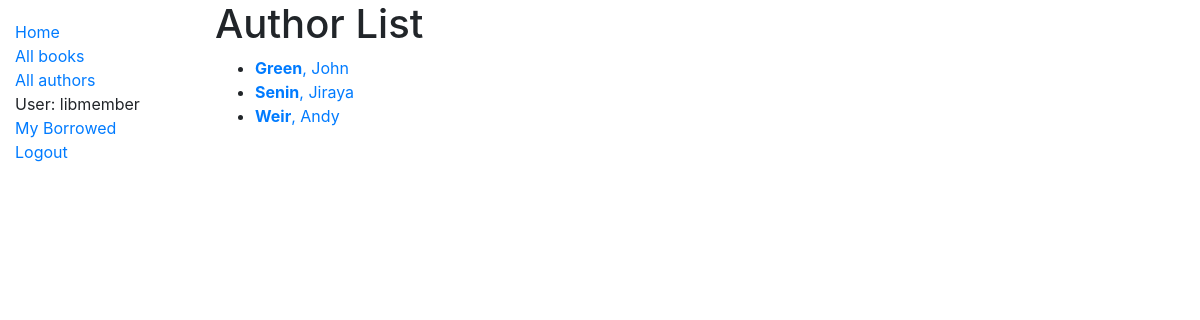
/catalog/authors/ (signed in), run on the app's committed database.
### catalog/models.py (models this page shows, shortened)
class Author(models.Model):
    first_name = models.CharField(max_length=100)
    last_name = models.CharField(max_length=100)
    date_of_birth = models.DateField(blank=True, null=True)
    date_of_death = models.DateField('Deceased', blank=True, null=True)
    class Meta:
        ordering = ['last_name', 'first_name']
    def get_absolute_url(self):
        return reverse("author-detail", args=[str(self.id)])

### catalog/views.py (the view)
# urls.py: path('authors/', views.AuthorListView.as_view(), name='authors'),
class AuthorListView(generic.ListView):
    model = Author
    paginate_by = 10

### catalog/templates/catalog/author_list.html
{% extends "base_generic.html" %}
{% block content %}
  <h1>Author List</h1>
  {% if author_list %}
  <ul>
    {% for author in author_list %}
      <li>
        <a href="{{ author.get_absolute_url }}"><b>{{ author.last_name }}</b>, {{author.first_name}}</a>
      </li>
    {% endfor %}
  </ul>
  {% else %}
    <p>There are no authors in the library.</p>
  {% endif %}
{% endblock %}

### catalog/templates/base_generic.html (shortened to what this page needs)
<!DOCTYPE html>
<html lang="en">
<head>
  <link rel="stylesheet" href="https://stackpath.bootstrapcdn.com/bootstrap/4.1.3/css/bootstrap.min.css">
  {% load static %}
  <link rel="stylesheet" href="{% static 'css/styles.css' %}">
</head>
<body>
  <div class="container-fluid">
    <div class="row">
        <div class="col-sm-2">
            {% block sidebar %}
                <ul class="sidebar-nav">
                    <li><a href="{% url 'index' %}">Home</a></li>
                    <li><a href="{% url 'books' %}">All books</a></li>
                    <li><a href="{% url 'authors' %}">All authors</a></li>
                    {% if user.is_authenticated %}
                        <li>User: {{ user.get_username }}</li>
                        <li><a href="{% url 'my-borrowed' %}">My Borrowed</a></li>
                        <li><a href="{% url 'logout'%}?next={{request.path}}">Logout</a></li>
                    {% else %}
                        <li><a href="{% url 'login'%}?next={{request.path}}">Login</a></li>
                    {% endif %}
                </ul>
            {% endblock %}
        </div>
        <div class="col-sm-10 ">{% block content %}{% endblock %}
        </div>
  </div>
</body>
</html>

### catalog/static/css/styles.css (style rules this page uses)
.sidebar-nav { margin-top: 20px; padding: 0; list-style: none; }

### data on the page
Author: last_name "Green", first_name "John"
Author: last_name "Senin", first_name "Jiraya"
Author: last_name "Weir", first_name "Andy"

### other printed values
{{ user.get_username }} "libmember"
